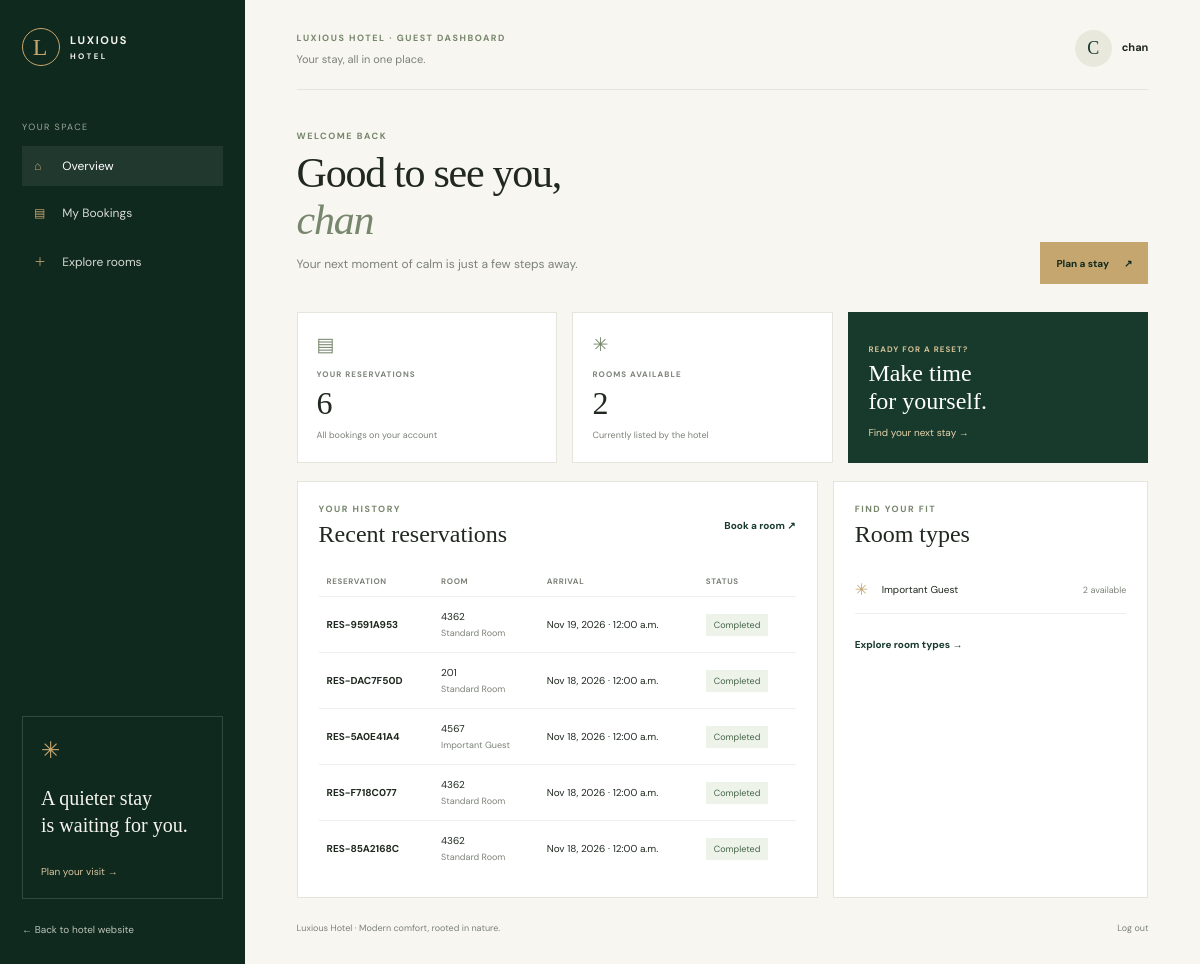
The app's page /home/ (signed in) with its own data.
### App/models.py (models this page shows, shortened)
class Booking(models.Model):
    reservation_number = models.CharField(max_length=20, unique=True, blank=True)   # Unique Reservations number generated from UUID
    user = models.ForeignKey(User, on_delete=models.CASCADE)                        # Tracks the current active / logged in user
    venue = models.ForeignKey(Room, on_delete=models.CASCADE)                       # Selects the room info the user chose
    booking_date = models.DateTimeField()                                           # The reservation date selected by user
    checkout_date = models.DateTimeField()                                          # Check_out date selected by user
    status = models.CharField(max_length=50, default='Confirmed')                   # Status of the booking
    created_at = models.DateTimeField(auto_now_add=True)                            # Uploads when the booking was created
    itineraries = models.ManyToManyField(Itinerarie,blank=True)
    @property
    def current_status(self):
        now = timezone.now()
        if self.status.lower() in ['Completed', 'Cancelled']:
            return self.status
        if now > self.checkout_date:
            return 'Completed'
        elif now <= self.booking_date <= (now + timedelta(hours=24)):
            return 'Upcoming'
        return self.status

class Room(models.Model):
    ROOM_TYPES = [
        ('Standard', 'Standard Room'),
        ('Deluxe', 'Deluxe / Suite'),
        ('VIP', 'Important Guest'),
        ('Deluxe Plus', 'Delux Capacity')
    ]
    name = models.CharField(max_length=150)                                                     # Name of the Room / Room Number
    room_type = models.CharField(max_length=50, choices=ROOM_TYPES, default='Standard')         # ROOM_TYPES
    capacity = models.IntegerField()                                                            # Capacity (1-4)
    is_available = models.BooleanField(default=True)                                            # Room availability
    price_per_night = models.IntegerField(default=0)                                            # Room Price
    room_description = models.TextField(max_length=5000, default='Failed to load description')  # Room Description

### App/views.py (the view)
# urls.py: path('home/', views.homepage, name='homepage'),
@login_required
def homepage(request):
    profile = UserProfile.objects.filter(user=request.user).first()
    bookings = (
        Booking.objects
        .filter(user=request.user)
        .select_related("venue")
        .order_by("-created_at")
    )
    type_counts = (
        Room.objects
        .filter(is_available=True)
        .values("room_type")
        .annotate(count=Count("id"))
        .order_by("room_type")
    )
    type_labels = dict(Room.ROOM_TYPES)
    room_type_summary = [
        {
            "label": type_labels.get(row["room_type"], row["room_type"]),
            "count": row["count"],
        }
        for row in type_counts
    ]
    context = {
        "profile": profile,
        "recent_bookings": bookings[:5],
        "booking_count": bookings.count(),
        "available_room_count": Room.objects.filter(is_available=True).count(),
        "room_type_summary": room_type_summary,
    }
    return render(request, "page/home.html", context)

### App/templates/page/home.html (shortened to what this page needs)
{% load static %}
<!doctype html>
<html lang="en">
<head>
  <link rel="stylesheet" href="{% static 'style/home.css' %}">
</head>
<body>
  <aside class="sidebar">
    <a class="brand" href="{% url 'landing' %}">
      <span class="brand-mark">L</span>
      <span>LUXIOUS <small>HOTEL</small></span>
    </a>
    <p class="nav-caption">YOUR SPACE</p>
    <nav class="side-nav">
      <a class="nav-item active" href="{% url 'homepage' %}">
        <span>⌂</span> Overview
      </a>
      <a class="nav-item" href="{% url 'my_bookings' %}#booking">
        <span>▤</span> My Bookings
      </a>
      <a class="nav-item" href="{% url 'landing' %}#rooms">
        <span>＋</span> Explore rooms
      </a>
    </nav>
    <div class="sidebar-note">
      <span class="leaf-mark">✳</span>
      <p>A quieter stay<br>is waiting for you.</p>
      <a href="{% url 'landing' %}#booking">Plan your visit →</a>
    </div>
    <a class="back-link" href="{% url 'landing' %}">← Back to hotel website</a>
  </aside>
  <main class="main-content">
    <header class="topbar">
      <div>
        <p class="eyebrow">LUXIOUS HOTEL · GUEST DASHBOARD</p>
        <p class="topbar-subtitle">Your stay, all in one place.</p>
      </div>
      <div class="user-chip">
        <span class="avatar">
          {% if profile and profile.fullname %}
            {{ profile.fullname|first|upper }}
          {% else %}
            {{ request.user.username|first|upper }}
          {% endif %}
        </span>
        <span>
          <strong>
            {% if profile and profile.fullname %}
              {{ profile.fullname }}
            {% else %}
              {{ request.user.username }}
            {% endif %}
          </strong>
        </span>
      </div>
    </header>
    <section class="welcome">
      <div>
        <p class="eyebrow">WELCOME BACK</p>
        <h1>Good to see you,<br><em>
          {% if profile and profile.fullname %}
            {{ profile.fullname }}
          {% else %}
            {{ request.user.username }}
          {% endif %}
        </em></h1>
        <p>Your next moment of calm is just a few steps away.</p>
      </div>
      <a class="button button-gold" href="{% url 'landing' %}#booking">
        Plan a stay <span>↗</span>
      </a>
    </section>
    <section class="stats-grid" aria-label="Your hotel overview">
      <article class="stat-card">
        <span class="stat-icon">▤</span>
        <p class="stat-label">YOUR RESERVATIONS</p>
        <strong>{{ booking_count }}</strong>
        <small>All bookings on your account</small>
      </article>
      <article class="stat-card">
        <span class="stat-icon">✳</span>
        <p class="stat-label">ROOMS AVAILABLE</p>
        <strong>{{ available_room_count }}</strong>
        <small>Currently listed by the hotel</small>
      </article>
      <article class="stat-card forest-card">
        <p class="stat-label">READY FOR A RESET?</p>
        <strong>Make time<br>for yourself.</strong>
        <a href="{% url 'landing' %}#booking">Find your next stay →</a>
      </article>
    </section>
    <section class="dashboard-grid">
      <article class="panel reservations-panel">
        <div class="panel-heading">
          <div>
            <p class="eyebrow">YOUR HISTORY</p>
            <h2>Recent reservations</h2>
          </div>
          <a class="subtle-link" href="{% url 'landing' %}#booking">Book a room ↗</a>
        </div>
        {% if recent_bookings %}
          <div class="table-wrap">
            <table>
              <thead>
                <tr>
                  <th>Reservation</th>
                  <th>Room</th>
                  <th>Arrival</th>
                  <th>Status</th>
                </tr>
              </thead>
              <tbody>
                {% for booking in recent_bookings %}
                  <tr>
                    <td>
                      <strong>{{ booking.reservation_number }}</strong>
                    </td>
                    <td>
                      {{ booking.venue.name }}
                      <small>{{ booking.venue.get_room_type_display }}</small>
                    </td>
                    <td>{{ booking.booking_date|date:"M j, Y · g:i a" }}</td>
                    <td><span class="status">{{ booking.current_status }}</span></td>
                  </tr>
                {% endfor %}
              </tbody>
            </table>
          </div>
        {% endif %}
      </article>
      <article class="panel availability-panel">
        <div class="panel-heading">
          <div>
            <p class="eyebrow">FIND YOUR FIT</p>
            <h2>Room types</h2>
          </div>
        </div>
        {% if room_type_summary %}
          <ul class="type-list">
            {% for room_type in room_type_summary %}
              <li>
                <span class="type-symbol">✳</span>
                <span class="type-name">{{ room_type.label }}</span>
                <span class="type-count">{{ room_type.count }} available</span>
              </li>
            {% endfor %}
          </ul>
          <a class="text-link" href="{% url 'landing' %}#rooms">Explore room types →</a>
        {% else %}
          <p class="muted">No rooms are currently listed as available.</p>
        {% endif %}
      </article>
    </section>
    <footer class="page-footer">
      <span>Luxious Hotel · Modern comfort, rooted in nature.</span>
      <form method="post" action="{% url 'logout' %}">
      <button class="link-button" type="submit">Log out</button>
      </form>
    </footer>
  </main>
</body>
</html>

### records on screen
Booking: reservation_number "RES-9591A953", venue.name "4362", venue.room_type "Standard Room", booking_date "Nov 19, 2026 · 12:00 a.m.", current_status "Completed"
Booking: reservation_number "RES-DAC7F50D", venue.name "201", venue.room_type "Standard Room", booking_date "Nov 18, 2026 · 12:00 a.m.", current_status "Completed"
Booking: reservation_number "RES-5A0E41A4", venue.name "4567", venue.room_type "Important Guest", booking_date "Nov 18, 2026 · 12:00 a.m.", current_status "Completed"
Booking: reservation_number "RES-F718C077", venue.name "4362", venue.room_type "Standard Room", booking_date "Nov 18, 2026 · 12:00 a.m.", current_status "Completed"
Booking: reservation_number "RES-85A2168C", venue.name "4362", venue.room_type "Standard Room", booking_date "Nov 18, 2026 · 12:00 a.m.", current_status "Completed"

### other values on screen
{{ request.user.username|first|upper }} "C"
{{ request.user.username }} "chan"
{{ booking_count }} "6"
{{ available_room_count }} "2"
{{ room_type.label }} "Important Guest"
{{ room_type.count }} "2"
